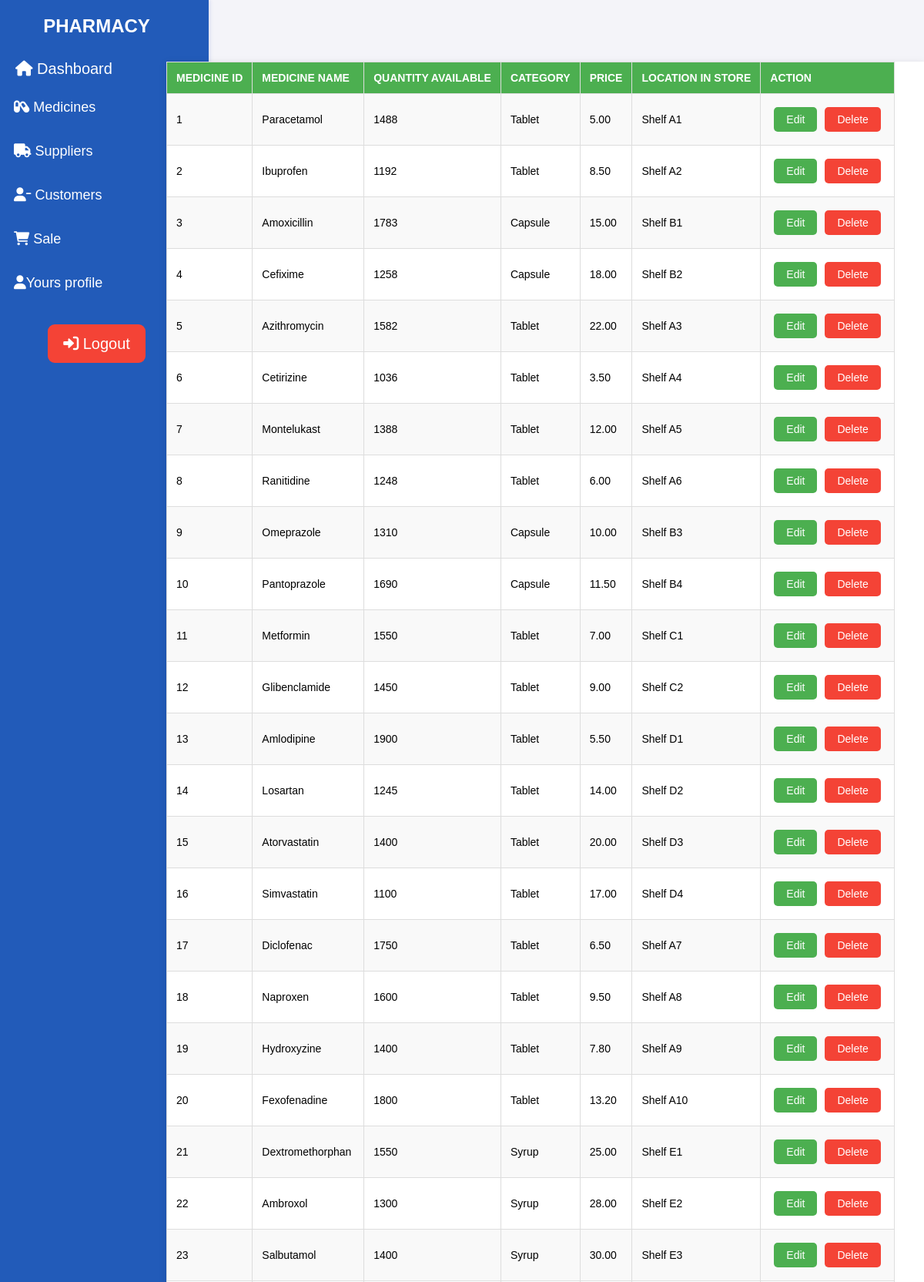
Screenshot of /final/med_view.php (upper part) with the database file from the repository.
### tables this page shows
CREATE TABLE `meds` (
  `medid` int(11) NOT NULL,
  `medname` varchar(255) NOT NULL,
  `qty` int(11) NOT NULL CHECK (`qty` > 0),
  `cat` enum('Tablet','Capsule','Syrup') NOT NULL,
  `sp` decimal(10,2) NOT NULL CHECK (`sp` > 0),
  `loc` varchar(255) NOT NULL
);

### final/med_view.php (the view, shortened to what this page needs)
<!DOCTYPE html>
<html>
<head>
<link rel="stylesheet" type="text/css" href="1.css">
<link rel="stylesheet" type="text/css" href="table.css">
<link rel="stylesheet" href="https://cdnjs.cloudflare.com/ajax/libs/font-awesome/6.0.0-beta3/css/all.min.css">
</head>
<body>
<div class="sidenav">
			<h2 style="font-family:Arial; color:white; text-align:center;"> PHARMACY </h2>
			<a href="employeedashboard.php"><i class="fa-solid fa-house"></i> Dashboard</a>
			<button class="dropdown-btn"><i class="fa-solid fa-capsules"></i> Medicines
			</button>
			<button class="dropdown-btn"> <i class="fa-solid fa-truck"></i> Suppliers
			</button>
			<button class="dropdown-btn"><i class="fa-solid fa-user-minus"></i> Customers
			</button>
			<button class="dropdown-btn"><i class="fa-solid fa-cart-shopping"></i> Sale
			</button>
            <button class="dropdown-btn"><i class="fa-solid fa-user"></i>Yours profile
			</button>
			<div class="logout-container">
            <a href="logout1.php" class="logout" onclick="return confirmLogout();" ><i class="fa-solid fa-right-to-bracket"></i> Logout</a>
   	        </div>
	</div>
	<center>
	<div class="head">
	<h2> MEDICINE INVENTORY </h2>
	</div>
	</center>
	<table id="table1" ">
		<tr>
			<th>Medicine ID</th>
			<th>Medicine Name</th>
			<th>Quantity Available</th>
			<th>Category</th>
			<th>Price</th>
			<th>Location in Store</th>
			<th>Action</th>
		</tr>
	<?php
	include "config.php";
	$sql = "SELECT medid, medname, qty,cat, sp, loc FROM meds";
		$result = $conn->query($sql);
		if ($result->num_rows > 0) {
		while($row = $result->fetch_assoc()) {
		echo "<tr>";
			echo "<td>" . $row["medid"]. "</td>";
			echo "<td>" . $row["medname"] . "</td>";
			echo "<td>" . $row["qty"]. "</td>";
			echo "<td>" . $row["cat"]. "</td>";
			echo "<td>" . $row["sp"] . "</td>";
			echo "<td>" . $row["loc"]. "</td>";
			echo "<td align=center>";
			echo "<a class='button1 edit-btn' href='med_update.php?id=".$row['medid']."' onclick='return confirm(\"Are you sure you want to edit this item?\");'>Edit</a>";
				echo "<a class='button1 del-btn' href='med_delete.php?id=" . $row['medid'] . "' onclick='return confirm(\"Are you sure you want to delete this record?\");'>Delete</a>";
			echo "</td>";
		echo "</tr>";
		}
		echo "</table>";
		}
	?>
</body>
</html>

### final/1.css (style rules this page uses)
body { font-family: Arial, sans-serif; margin: 0; padding: 0; display: flex; min-height: 100vh; background-color: #f4f4f9; }
.sidenav { height: 100%; width: 251px; background-color: #225bb9; position: fixed; top: 0; left: 0; padding-top: 20px;padding-right: 20px; box-shadow: 2px 0 5px rgba(42, 60, 198, 0.1); transition: all 0.3s ease; }
.sidenav h2 { color: white; text-align: center; font-size: 24px; margin-bottom: 20px; text-transform: uppercase; }
.sidenav a { padding: 10px 20px; text-decoration: none; font-size: 20px; color: white; display: block; transition: background-color 0.3s; }
.sidenav .dropdown-btn { background-color: #225bb9; color: white; border: none; width: 80%; padding: 18px; text-align: left; font-size: 18px; cursor: pointer; transition: background-color 0.3s; }
.logout-container { display: flex; justify-content: center; align-items: center; height: 100px; margin-top: auto; }
.logout { line-height: 1.5; margin: 10px; background-color: #f44336; color: white; padding: 10px 20px; text-align: center; text-decoration: none; font-size: 18px; cursor: pointer; border-radius: 9px; transition: background-color 0.3s ease, transform 0.3s ease; }
h2 { font-size: 24px; color: #333; margin: 0; }

### final/table.css (style rules this page uses)
#table1 { border-collapse: collapse; width: 80%; margin: 40px auto; font-family: Arial, sans-serif; font-size: 14px; text-align: left; box-shadow: 0 2px 10px rgba(0, 0, 0, 0.1); background-color: white; overflow-x: auto; display: block; max-width: 100%; margin-left: 200px auto; margin-right: 20; margin-top: 100px; }
#table1 { position: absolute; right: 0; margin-top: 80px; width: 82%; max-width: 100%; box-shadow: 0 2px 10px rgba(0, 0, 0, 0.1); }
#table1 th, #table1 td { border: 1px solid #ddd; padding: 12px; }
#table1 th { background-color: #4CAF50; color: white; text-transform: uppercase; }
#table1 tr:nth-child(even) { background-color: #f9f9f9; }
.button1 { text-decoration: none; padding: 8px 16px; color: white; border-radius: 5px; font-size: 14px; margin: 5px; display: inline-block; transition: background-color 0.3s ease; }
.edit-btn { background-color: #4CAF50; }
.del-btn { background-color: #f44336; }

### rows the page displays
meds: medid "1", medname "Paracetamol", qty "1488", cat "Tablet", sp "5.00", loc "Shelf A1"
meds: medid "2", medname "Ibuprofen", qty "1192", cat "Tablet", sp "8.50", loc "Shelf A2"
meds: medid "3", medname "Amoxicillin", qty "1783", cat "Capsule", sp "15.00", loc "Shelf B1"
meds: medid "4", medname "Cefixime", qty "1258", cat "Capsule", sp "18.00", loc "Shelf B2"
meds: medid "5", medname "Azithromycin", qty "1582", cat "Tablet", sp "22.00", loc "Shelf A3"
meds: medid "6", medname "Cetirizine", qty "1036", cat "Tablet", sp "3.50", loc "Shelf A4"
meds: medid "7", medname "Montelukast", qty "1388", cat "Tablet", sp "12.00", loc "Shelf A5"
meds: medid "8", medname "Ranitidine", qty "1248", cat "Tablet", sp "6.00", loc "Shelf A6"
meds: medid "9", medname "Omeprazole", qty "1310", cat "Capsule", sp "10.00", loc "Shelf B3"
meds: medid "10", medname "Pantoprazole", qty "1690", cat "Capsule", sp "11.50", loc "Shelf B4"
meds: medid "11", medname "Metformin", qty "1550", cat "Tablet", sp "7.00", loc "Shelf C1"
meds: medid "12", medname "Glibenclamide", qty "1450", cat "Tablet", sp "9.00", loc "Shelf C2"
meds: medid "13", medname "Amlodipine", qty "1900", cat "Tablet", sp "5.50", loc "Shelf D1"
meds: medid "14", medname "Losartan", qty "1245", cat "Tablet", sp "14.00", loc "Shelf D2"
meds: medid "15", medname "Atorvastatin", qty "1400", cat "Tablet", sp "20.00", loc "Shelf D3"
meds: medid "16", medname "Simvastatin", qty "1100", cat "Tablet", sp "17.00", loc "Shelf D4"
meds: medid "17", medname "Diclofenac", qty "1750", cat "Tablet", sp "6.50", loc "Shelf A7"
meds: medid "18", medname "Naproxen", qty "1600", cat "Tablet", sp "9.50", loc "Shelf A8"
meds: medid "19", medname "Hydroxyzine", qty "1400", cat "Tablet", sp "7.80", loc "Shelf A9"
meds: medid "20", medname "Fexofenadine", qty "1800", cat "Tablet", sp "13.20", loc "Shelf A10"
meds: medid "21", medname "Dextromethorphan", qty "1550", cat "Syrup", sp "25.00", loc "Shelf E1"
meds: medid "22", medname "Ambroxol", qty "1300", cat "Syrup", sp "28.00", loc "Shelf E2"
meds: medid "23", medname "Salbutamol", qty "1400", cat "Syrup", sp "30.00", loc "Shelf E3"
